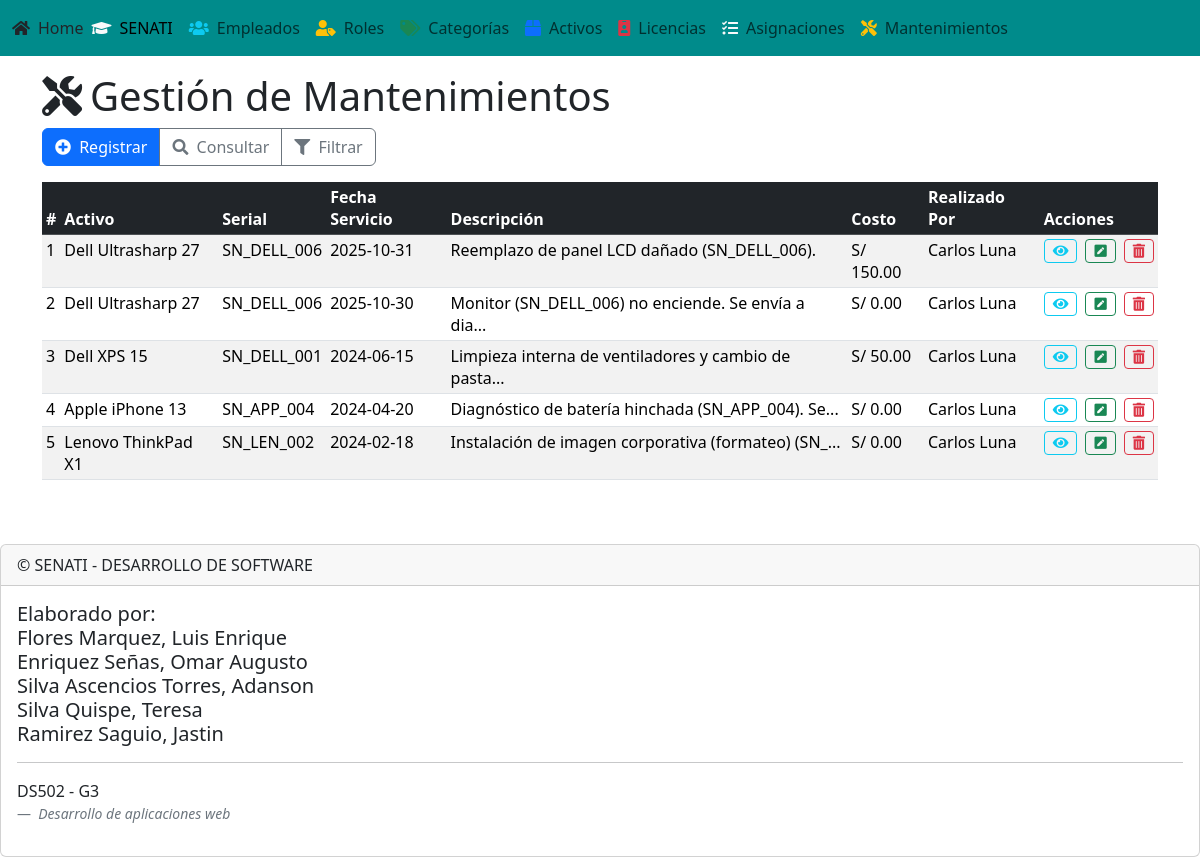
The page /pages/view/mantenimiento/listar_mantenimientos.php on the database its author committed.
### tables this page shows
CREATE TABLE IF NOT EXISTS `registros_mantenimiento` (
  `id_mantenimiento` INT AUTO_INCREMENT PRIMARY KEY,
  `id_activo` INT NOT NULL,
  `fecha_servicio` DATE NOT NULL,
  `descripcion` TEXT NOT NULL,
  `costo` DECIMAL(10, 2) DEFAULT 0.00,
  `realizado_por` INT NOT NULL,
  FOREIGN KEY (`id_activo`) REFERENCES `activos` (`id_activo`),
  FOREIGN KEY (`realizado_por`) REFERENCES `empleados` (`id_empleado`)
);

CREATE TABLE IF NOT EXISTS `activos` (
  `id_activo` INT AUTO_INCREMENT PRIMARY KEY,
  `id_categoria` INT NULL,
  `serial_number` VARCHAR(255) NOT NULL UNIQUE,
  `marca` VARCHAR(100) NULL,
  `modelo` VARCHAR(100) NULL,
  `fecha_compra` DATE NULL,
  `precio` DECIMAL(10, 2) NULL,
  `estado` ENUM('En uso', 'Almacenado', 'Mantenimiento', 'Baja') DEFAULT 'Almacenado',
  CONSTRAINT `fk_activos_categorias_set_null` FOREIGN KEY (`id_categoria`) REFERENCES `categorias_activo` (`id_categoria`) ON DELETE SET NULL
);

### pages/model/crudregistrosmantenimiento.php (called while the page is built, shortened)
<?php
class CRUDRegistrosMantenimiento extends Conexion {
    public function ListarMantenimientos() {
        $cn = $this->Conectar();
        $sql = "CALL sp_listar_mantenimientos()";
        $snt = $cn->prepare($sql);
        $snt->execute();
        $arr_mantenimientos = $snt->fetchAll(PDO::FETCH_OBJ);
        return $arr_mantenimientos;
    }
}
?>

### pages/view/mantenimiento/listar_mantenimientos.php (the view, shortened to what this page needs)
<?php
$route = "../../..";
$title = "Gestión de Mantenimientos";
include("../../template/header.php");
include("../../template/menubar.php");
$crud_mant = new CRUDRegistrosMantenimiento();
$rs_mant = $crud_mant->ListarMantenimientos();
?>
<div class="container mt-3">
    <header class="mb-3">
        <h1><i class="fas fa-tools me-2"></i><?= $title ?></h1>
        <div class="btn-group" role="group" aria-label="Opciones de Mantenimientos">
            <a href="registrar_mantenimiento.php" class="btn btn-primary">
                <i class="fas fa-plus-circle me-1"></i> Registrar
            </a>
            <a href="consultar_mantenimiento.php" class="btn btn-outline-secondary">
                <i class="fas fa-search me-1"></i> Consultar
            </a>
            <a href="filtrar_mantenimiento.php" class="btn btn-outline-secondary">
                <i class="fas fa-filter me-1"></i> Filtrar
            </a>
        </div>
    </header>
    <section>
        <article>
            <div class="row">
                <div class="col-md-12">
                    <table class="table table-hover table-sm table-striped">
                        <thead class="table-dark">
                            <tr>
                                <th>#</th>
                                <th>Activo</th>
                                <th>Serial</th>
                                <th>Fecha Servicio</th>
                                <th>Descripción</th>
                                <th>Costo</th>
                                <th>Realizado Por</th>
                                <th colspan="3">Acciones</th>
                            </tr>
                        </thead>
                        <tbody>
                        <?php
                        $i = 0;
                        foreach ($rs_mant as $mant) {
                            $i++;
                        ?>
                        <tr>
                            <td><?= $i ?></td>
                            <td><?= $mant->activo_nombre ?></td>
                            <td><?= $mant->serial_number ?></td>
                            <td><?= $mant->fecha_servicio ?></td>
                            <td><?= substr($mant->descripcion, 0, 50) . (strlen($mant->descripcion) > 50 ? '...' : '') ?></td>
                            <td>S/ <?= number_format($mant->costo, 2) ?></td>
                            <td><?= $mant->empleado_nombre ?></td>
                            <td>
                                <a href="mostrar_mantenimiento.php?idmant=<?= $mant->id_mantenimiento ?>" class="btn btn-outline-info btn-sm" title="Ver">
                                    <i class="fas fa-eye"></i>
                                </a>
                            </td>
                            <td>
                                <a href="editar_mantenimiento.php?idmant=<?= $mant->id_mantenimiento ?>" class="btn btn-outline-success btn-sm" title="Editar">
                                    <i class="fas fa-pen-square"></i>
                                </a>
                            </td>
                            <td>
                                <a href="#" data-bs-toggle="modal" data-bs-target="#md_borrar_mant"
                                   data-id="<?= $mant->id_mantenimiento ?>"
                                   class="btn_borrar btn btn-outline-danger btn-sm" title="Borrar">
                                    <i class="fas fa-trash-alt"></i>
                                </a>
                            </td>
                        </tr>
                        <?php } ?>
                        </tbody>
                    </table>
                </div>
            </div>
        </article>
    </section>
</div>
<?php include("../../template/footer.php"); ?>

### pages/template/header.php (shortened to what this page needs)
<head>
    <link rel = "stylesheet" href = "<?=$route?>/css/bootstrap/css/bootstrap.css"/>
    <link rel = "stylesheet" href = "<?=$route?>/css/fontawesome/css/all.css"/>
</head>

### pages/template/menubar.php (shortened to what this page needs)
<nav class="navbar navbar-expand-lg" style="background-color:darkcyan;">
  <div class="container-fluid">
  <a class="nav-link active" aria-current="page" href="<?=$route?>"><i class="fas fa-home me-2"></i>Home</a>
    <div class="collapse navbar-collapse" id="navbarNav">
      <ul class="navbar-nav">
        <li class="nav-item">
          <a class="nav-link active" aria-current="page" href="https://www.senati.edu.pe"><i class="fas fa-graduation-cap text-light me-2"></i>SENATI</a>
        </li>
        <li class="nav-item">
          <a class="nav-link" href="<?=$route?>/empleado"><i class="fas fa-users text-info me-2"></i>Empleados</a>
        </li>
        <li class="nav-item">
          <a class="nav-link" href="<?=$route?>/rol"><i class="fas fa-user-tag text-warning me-2"></i>Roles</a>
        </li>
        <li class="nav-item">
          <a class="nav-link" href="<?=$route?>/categoria"><i class="fas fa-tags text-success me-2"></i>Categorías</a>
        </li>
        <li class="nav-item">
          <a class="nav-link" href="<?=$route?>/activos"><i class="fas fa-box text-primary me-2"></i>Activos</a>
        </li>
        <li class="nav-item">
          <a class="nav-link" href="<?=$route?>/licencias"><i class="fas fa-id-badge text-danger me-2"></i>Licencias</a>
        </li>
        <li class="nav-item">
          <a class="nav-link" href="<?=$route?>/asignacion"><i class="fas fa-tasks text-light me-2"></i>Asignaciones</a>
        </li>
        <li class="nav-item">
          <a class="nav-link" href="<?=$route?>/mantenimiento"><i class="fas fa-tools text-warning me-2"></i>Mantenimientos</a>
        </li>
      </ul>
    </div>
  </div>
</nav>

### pages/template/footer.php (shortened to what this page needs)
<footer class="pt-5">
<div class="card">
  <div class="card-header">
    &copy; SENATI - DESARROLLO DE SOFTWARE
  </div>
  <div class="card-body">
    <h5 class="card-title">Elaborado por:<br>Flores Marquez, Luis Enrique<br>Enriquez Señas, Omar Augusto<br>Silva Ascencios Torres, Adanson<br>Silva Quispe, Teresa<br>Ramirez Saguio, Jastin <hr></h5>
    <p class="card-text">DS502 - G3</p>
    <figure>
      <figcaption class="blockquote-footer">
        <cite title="Source Title">Desarrollo de aplicaciones web</cite>
      </figcaption>
    </figure>
  </div>
</div>
</footer>

### rows shown on the page
registros_mantenimiento: activo_nombre "Dell Ultrasharp 27", id_activo.serial_number "SN_DELL_006", fecha_servicio "2025-10-31", descripcion "Reemplazo de panel LCD dañado (SN_DELL_006).", costo "150.00", empleado_nombre "Carlos Luna"
registros_mantenimiento: activo_nombre "Dell Ultrasharp 27", id_activo.serial_number "SN_DELL_006", fecha_servicio "2025-10-30", descripcion "Monitor (SN_DELL_006) no enciende. Se envía a dia", costo "0.00", empleado_nombre "Carlos Luna"
registros_mantenimiento: activo_nombre "Dell XPS 15", id_activo.serial_number "SN_DELL_001", fecha_servicio "2024-06-15", descripcion "Limpieza interna de ventiladores y cambio de pasta", costo "50.00", empleado_nombre "Carlos Luna"
registros_mantenimiento: activo_nombre "Apple iPhone 13", id_activo.serial_number "SN_APP_004", fecha_servicio "2024-04-20", descripcion "Diagnóstico de batería hinchada (SN_APP_004). Se", costo "0.00", empleado_nombre "Carlos Luna"
registros_mantenimiento: activo_nombre "Lenovo ThinkPad X1", id_activo.serial_number "SN_LEN_002", fecha_servicio "2024-02-18", descripcion "Instalación de imagen corporativa (formateo) (SN_", costo "0.00", empleado_nombre "Carlos Luna"

### other values the page prints
$title "Gestión de Mantenimientos"
